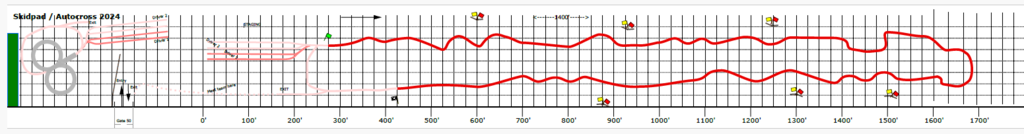
#> input picture autocross26.png, 1024 x 134 px, found by its file name
$ python trace_track.py
#> lines starting #> are read from the running program, lines starting #| are printed output that depends on the picture; after the words box and inside, x2 and y2 are one past the last pixel; in counts of white or black regions, pixels touching at a corner belong together
"""Trace the autocross26.png red course into an ordered centerline polyline,
calibrate to meters via the feet axis + the user's constraints (length <= 800 m,
longest straight <= 61 m, width <= 3.5 m), and save tracks/autocross26.json.

Verification artifacts: _tmp_track_overlay.png (trace over the image) and
_tmp_track_meters.png (the metric polyline + curvature colouring).
"""
import json
import os
import sys

import numpy as np
from PIL import Image

sys.path.insert(0, os.path.dirname(os.path.dirname(os.path.abspath(__file__))))

# usage: python tools/trace_track.py [IMG] [OUT_JSON] [TRACK_NAME]
IMG = sys.argv[1] if len(sys.argv) > 1 else 'autocross26.png'
OUT = sys.argv[2] if len(sys.argv) > 2 else 'tracks/autocross26.json'
TRACK_NAME = sys.argv[3] if len(sys.argv) > 3 else 'Autocross 2024 (FSAE)'
TAG = os.path.splitext(os.path.basename(IMG))[0]

im = np.asarray(Image.open(IMG).convert('RGB')).astype(int)
H, W, _ = im.shape
#> H = 134; W = 1024
R, G, B = im[..., 0], im[..., 1], im[..., 2]
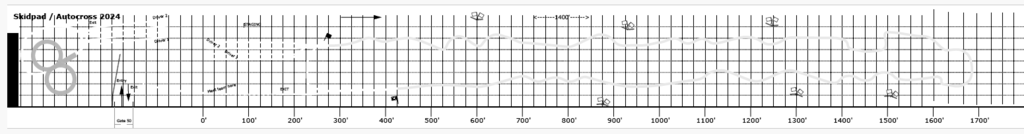
#> R: shape (134, 1024) int64; min 0, max 255, mean 231.8
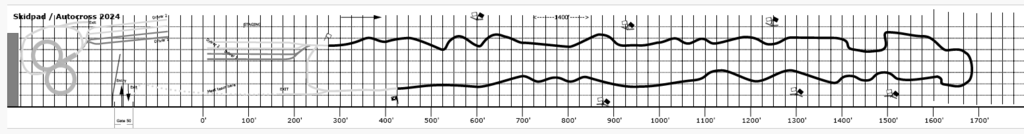
#> G: shape (134, 1024) int64; min 0, max 255, mean 225.9

# ── 1. red-stroke mask ───────────────────────────────────────────────────────
# Two regimes: clean PNG (saturated red) and JPG (compression spreads red into
# pinks, so use red-DOMINANCE rather than absolute thresholds; this also
# rejects the yellow/green cone markers where G >= R).
is_jpg = IMG.lower().endswith(('.jpg', '.jpeg'))
if is_jpg:
    mask = (R > G + 30) & (R > B + 15) & (R > 110)
else:
    mask = (R > 170) & (G < 95) & (B < 95)
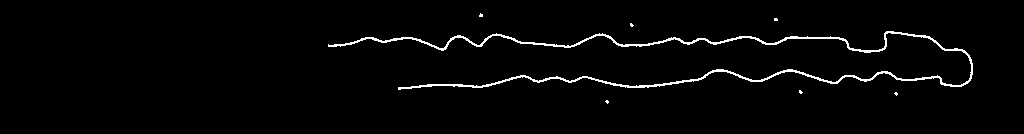
#> mask: shape (134, 1024) bool; 2.3% white in thin lines or dots, all inside (x1, y1, x2, y2) = (328, 13, 973, 104)
mask[:, :300] = False          # the left side is the skidpad / other course

# largest connected component = the course stroke
from scipy import ndimage
lab, n = ndimage.label(mask, structure=np.ones((3, 3)))
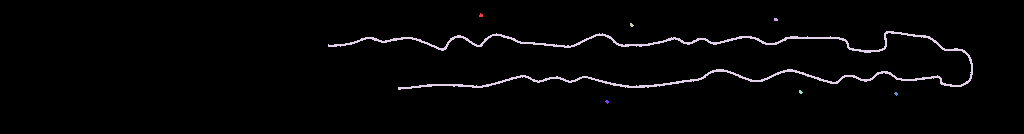
#> lab: shape (134, 1024) int32; 8 distinct labels, from 0 to 7; one colour per label, 0 black
#> n = 7
if n > 1:
    sizes = ndimage.sum(mask, lab, range(1, n + 1))
#> sizes = [12, 11, 11, 3038, 11, 10, 10]
    mask = lab == (1 + int(np.argmax(sizes)))
#> mask: shape (134, 1024) bool; 2.2% white in thin lines or dots, all inside (x1, y1, x2, y2) = (328, 31, 973, 90)
ys, xs = np.nonzero(mask)
#> ys = 3038 values from 31 to 89; xs = 3038 values, max 972 at index 1625, min 328 at index 1111, mean 674.8
print(f'red pixels: {mask.sum()}  bbox x:{xs.min()}..{xs.max()} y:{ys.min()}..{ys.max()}')
#| red pixels: 3038  bbox x:328..972 y:31..89

# ── 2. ordered walk-trace of the stroke ──────────────────────────────────────
pts = np.column_stack([xs, ys]).astype(float)
#> pts = 3038 pairs, first value 328 to 972, second value 31 to 89
alive = np.ones(len(pts), bool)

# start = red pixel nearest the green start arrow (top-left of the course)
start_guess = np.array([float(xs.min()), 40.0])
#> start_guess = [328, 40]
i0 = int(np.argmin(np.linalg.norm(pts - start_guess, axis=1)))
#> i0 = 1111
path = [pts[i0]]
#> path = [[328, 44]]
alive[np.linalg.norm(pts - pts[i0], axis=1) < 3.0] = False
direction = np.array([1.0, 0.0])

STEP_R = 6.0        # search radius per step (stroke is ~3-4 px wide)
CLEAR_R = 3.0       # pixels consumed around each accepted step
for _ in range(20000):
    cur = path[-1]
    d = np.linalg.norm(pts - cur, axis=1)
    cand = np.nonzero(alive & (d < STEP_R))[0]
    if len(cand) == 0:
        cand = np.nonzero(alive & (d < STEP_R * 2.0))[0]   # jump small gaps
        if len(cand) == 0:
            break
    # prefer candidates continuing the current direction
    vecs = pts[cand] - cur
    norms = np.linalg.norm(vecs, axis=1) + 1e-9
    score = (vecs @ direction) / norms - 0.15 * (norms / STEP_R)
    j = cand[int(np.argmax(score))]
    new = pts[j]
    v = new - cur
    nv = np.linalg.norm(v)
    if nv > 1e-9:
        direction = 0.6 * direction + 0.4 * (v / nv)
        direction /= np.linalg.norm(direction)
    path.append(new)
    alive[np.linalg.norm(pts - new, axis=1) < CLEAR_R] = False
#> this loop made 394 passes
#> (cur, norms, score, j, new, v, nv) on passes 1 to 3: ([328, 44], [3.16, 4.12, 5.1, 3.61, 4.47, 5.39], [0.87, 0.867, 0.853, 0.742, 0.783, 0.794], 1240, [331, 45], [3, 1], 3.16), ([331, 45], [3.16, 4.12, 5.1, 3, 4, 5, 3.16, 4.12, 5.1], [0.821, 0.828, 0.82, 0.917, 0.892, 0.867, 0.902, 0.89, 0.87], 1243, [334, 45], [3, 0], 3), ([334, 45], [3.16, 4.12, 5.1, 3, 4, 5], [0.842, 0.846, 0.835, 0.922, 0.897, 0.872], 1246, [337, 45], [3, 0], 3)
#> (cur, norms, j, new, v, nv, direction) on passes 16, 18, 21, 36: ([373, 37], [3.16, 3.61, 4.47, 5.39, 3.16, 3.61, 4.24, 5, 5.83], 380, [376, 38], [3, 1], 3.16, [1, 0.0142]), ([381, 40], [4, 5, 3.16, 3.16, 4.12, 5.1, 3.61, 4.47, 5.39], 787, [384, 41], [3, 1], 3.16, [0.975, 0.223]), ([390, 41], [4.24, 5, 5.83, 3.61, 4.47, 5.39, 3.16, 4.12, 5.1], 689, [394, 40], [4, -1], 4.12, [0.999, -0.0491]), ([440, 48], [5.39, 4.12, 5.1, 3, 4, 5, 3.16, 4.12, 5.1, 3.61], 1464, [443, 49], [3, 1], 3.16, [0.934, 0.358])
path = np.array(path)
print(f'traced {len(path)} path points; consumed {(~alive).sum()}/{len(pts)} red px')
#| traced 394 path points; consumed 3010/3038 red px

# ── 3. smooth + resample ─────────────────────────────────────────────────────
def smooth(p, w):
#> called with p = array of shape (394, 2), w = 9
    k = np.ones(w) / w
    out = p.copy()
    for c in range(2):
        out[:, c] = np.convolve(np.pad(p[:, c], w // 2, mode='edge'), k, 'valid')[:len(p)]
    return out

path_s = smooth(path, 9)

# ── 4. calibration: feet axis -> meters ─────────────────────────────────────
# Axis labels 0'..1700' span x ~200..985 px  =>  px/ft; refined against the
# user's constraints (course length <= 800 m, longest straight <= 61 m).
PX_PER_FT = (985.0 - 200.0) / 1700.0
M_PER_PX = 0.3048 / PX_PER_FT
xy = path_s * M_PER_PX
xy[:, 1] = -xy[:, 1]                      # image y-down -> world y-up
xy -= xy[0]                                # start at origin

seglen = np.linalg.norm(np.diff(xy, axis=0), axis=1)
length = float(seglen.sum())
print(f'raw length at axis scale: {length:.1f} m')
#| raw length at axis scale: 830.7 m
if length > 800.0:                         # respect the hard constraint
    scale = 795.0 / length
    xy *= scale
    M_PER_PX *= scale
    seglen *= scale
    length = float(seglen.sum())
    print(f'rescaled by {scale:.4f} -> {length:.1f} m')
#| rescaled by 0.9570 -> 795.0 m

# resample at 1 m
s = np.concatenate([[0.0], np.cumsum(seglen)])
s_new = np.arange(0.0, s[-1], 1.0)
xr = np.interp(s_new, s, xy[:, 0])
yr = np.interp(s_new, s, xy[:, 1])
cl = np.column_stack([xr, yr])
cl = smooth(cl, 7)

# curvature via central differences
d1 = np.gradient(cl, axis=0)
d2 = np.gradient(d1, axis=0)
num = d1[:, 0] * d2[:, 1] - d1[:, 1] * d2[:, 0]
den = (d1[:, 0] ** 2 + d1[:, 1] ** 2) ** 1.5 + 1e-12
kappa = num / den
# light smoothing of curvature (tracing noise)
k = np.ones(7) / 7
kappa = np.convolve(np.pad(kappa, 3, mode='edge'), k, 'valid')[:len(kappa)]
# Clamp to a physical floor: a course this wide can't be driven tighter than
# ~3 m radius, so anything sharper is a tracing kink (e.g. the return-to-start
# pinch), not a real corner.  Removes phantom hairpins that would stall the sim.
KAPPA_MAX = 1.0 / 3.0
kappa = np.clip(kappa, -KAPPA_MAX, KAPPA_MAX)

# longest straight (|kappa| < 1/200 m^-1 contiguous)
straight = np.abs(kappa) < (1.0 / 200.0)
best = run = 0
for v in straight:
    run = run + 1 if v else 0
    best = max(best, run)
#> this loop made 796 passes
#> v on passes 2 to 4: False, False, False
print(f'length={len(cl)} m   longest straight={best} m (limit 61)   '
      f'max |kappa|={np.abs(kappa).max():.3f}  min radius={1/np.abs(kappa).max():.1f} m')
#| length=796 m   longest straight=18 m (limit 61)   max |kappa|=0.097  min radius=10.4 m

# ── 5. save + verification renders ──────────────────────────────────────────
os.makedirs('tracks', exist_ok=True)
json.dump({
    'name': TRACK_NAME,
    'source': IMG,
    'spacing_m': 1.0,
    'width_m': 3.5,
    'x_m': [round(float(v), 3) for v in cl[:, 0]],
    'y_m': [round(float(v), 3) for v in cl[:, 1]],
    'kappa_1pm': [round(float(v), 5) for v in kappa],
}, open(OUT, 'w'))
print(f'wrote {OUT}')

import matplotlib
matplotlib.use('Agg')
import matplotlib.pyplot as plt

fig, ax = plt.subplots(figsize=(16, 3), facecolor='black')
ax.imshow(np.asarray(Image.open(IMG)))
ax.plot(path_s[:, 0], path_s[:, 1], c='cyan', lw=1.0)
ax.plot(path_s[0, 0], path_s[0, 1], 'g^', ms=8)
ax.plot(path_s[-1, 0], path_s[-1, 1], 'ws', ms=6)
ax.set_title('traced centerline over image (cyan; green=start, white=end)', color='w')
ax.axis('off')
fig.tight_layout()
fig.savefig(f'_tmp_overlay_{TAG}.png', dpi=110, facecolor='black')
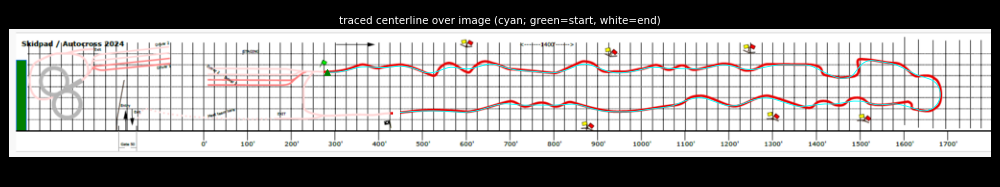
#> figure drawn by matplotlib, 1 panel

fig, ax = plt.subplots(figsize=(12, 5), facecolor='black')
ax.set_facecolor('black')
sc = ax.scatter(cl[:, 0], cl[:, 1], c=np.abs(kappa), s=3, cmap='plasma')
plt.colorbar(sc, label='|curvature| 1/m')
ax.plot(cl[0, 0], cl[0, 1], 'g^', ms=10)
ax.set_aspect('equal'); ax.tick_params(colors='gray')
ax.set_title(f'metric centerline — {len(cl)} m, longest straight {best} m', color='w')
fig.tight_layout()
fig.savefig(f'_tmp_meters_{TAG}.png', dpi=100, facecolor='black')
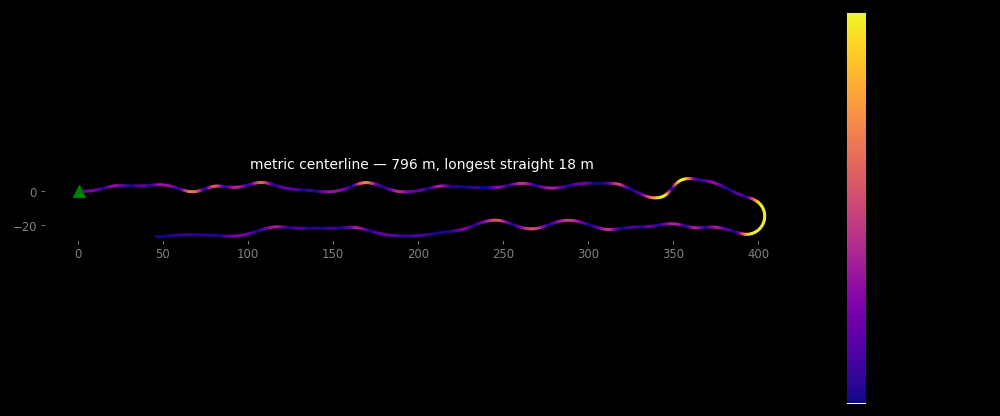
#> figure drawn by matplotlib, 2 panels
print(f'wrote _tmp_overlay_{TAG}.png + _tmp_meters_{TAG}.png')

$ run again, with autcross_2026.jpg saved as autocross26.png
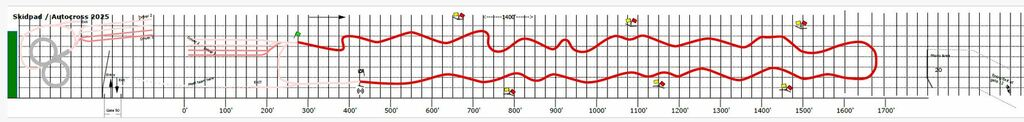
#> input picture autcross_2026.jpg, 1024 x 122 px, found by its file name
#> `mask = (R > 170) & (G < 95) & (B < 95)`:
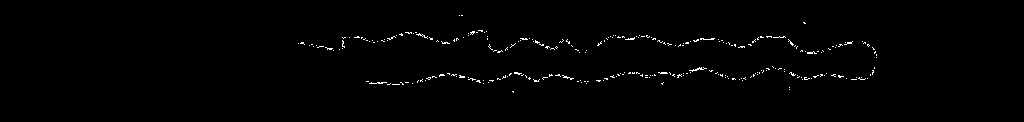
#> mask: shape (122, 1024) bool; 0.91% white in thin lines or dots, all inside (x1, y1, x2, y2) = (298, 15, 877, 93)
#> lab: shape (122, 1024) int32; 265 distinct labels, from 0 to 264
#> n = 264
#> sizes = 264 values, max 29 at index 140, min 1 at index 0, mean 4.28
#> ys = 29 values from 67 to 71; xs = 29 values, max 706 at index 10, min 689 at index 20, mean 697.6
#| red pixels: 29  bbox x:689..706 y:67..71
#> pts = 29 pairs, first value 689 to 706, second value 67 to 71
#> start_guess = [689, 40]
#> i0 = 0
#> `path = [pts[i0]]`: path = [[699, 67]]
#> the loop `for _ in range(20000):` made 6 passes
#> (cur, norms, score, j, new, v, nv) on passes 2, 4, 5: ([703, 67], [3.16], [0.87], 10, [706, 68], [3, 1], 3.16), ([696, 70], [3.16, 5, 4, 3, 4.12], [-1.02, -0.919, -0.894, -0.869, -0.726], 28, [692, 71], [-4, 1], 4.12), ([692, 71], [3.16], [-0.568], 20, [689, 70], [-3, -1], 3.16)
#> after the loop `for _ in range(20000):`: path = [[699, 67], [703, 67], [706, 68], [696, 70], [692, 71], [689, 70]]
#| traced 6 path points; consumed 29/29 red px
#> in smooth, `out = p.copy()`: out has the same summary as path outside smooth
#> after the loop in smooth, `for c in range(2):`: out = [[699.1, 67.89], [698, 68.22], [696.9, 68.56], [695.8, 68.89], [694.7, 69.22], [693.6, 69.56]]
#> path_s has the same summary as out in smooth
#> `xy = path_s * M_PER_PX`: xy = [[461.5, 44.81], [460.7, 45.03], [460, 45.25], [459.3, 45.47], [458.5, 45.69], [457.8, 45.91]]
#> `xy -= xy[0]`: xy = [[0, 0], [-0.733, -0.22], [-1.47, -0.44], [-2.2, -0.66], [-2.93, -0.88], [-3.67, -1.1]]
#> seglen = [0.766, 0.766, 0.766, 0.766, 0.766]
#> length = 3.83
#| raw length at axis scale: 3.8 m
#> s = [0, 0.766, 1.53, 2.3, 3.06, 3.83]
#> xr = [0, -0.958, -1.92, -2.87]
#> yr = [0, -0.287, -0.575, -0.862]
#> `cl = np.column_stack([xr, yr])`: cl = [[0, 0], [-0.958, -0.287], [-1.92, -0.575], [-2.87, -0.862]]
#> `cl = smooth(cl, 7)`: cl = [[-0.821, -0.246], [-1.23, -0.369], [-1.64, -0.493], [-2.05, -0.616]]
#> d1 = [[-0.41, -0.123], [-0.41, -0.123], [-0.41, -0.123], [-0.41, -0.123]]
#> d2 = [[0, -1.39e-17], [0, -1.39e-17], [0, -6.94e-18], [0, 0]]
#> num = [5.7e-18, 5.7e-18, 2.85e-18, 0]
#> den = [0.0787, 0.0787, 0.0787, 0.0787]
#> `kappa = num / den`: kappa = [7.24e-17, 7.24e-17, 3.62e-17, 0]
#> `kappa = np.convolve(np.pad(kappa, 3, mode='edge'), k, 'valid')[:len(ka..`: kappa = [5.69e-17, 4.65e-17, 3.62e-17, 2.58e-17]
#> straight = [True, True, True, True]
#> the loop `for v in straight:` made 4 passes
#| length=4 m   longest straight=4 m (limit 61)   max |kappa|=0.000  min radius=17586312500107870.0 m
#> `fig.savefig(f'_tmp_meters_{TAG}.png', dpi=100, facecolor='black')`:
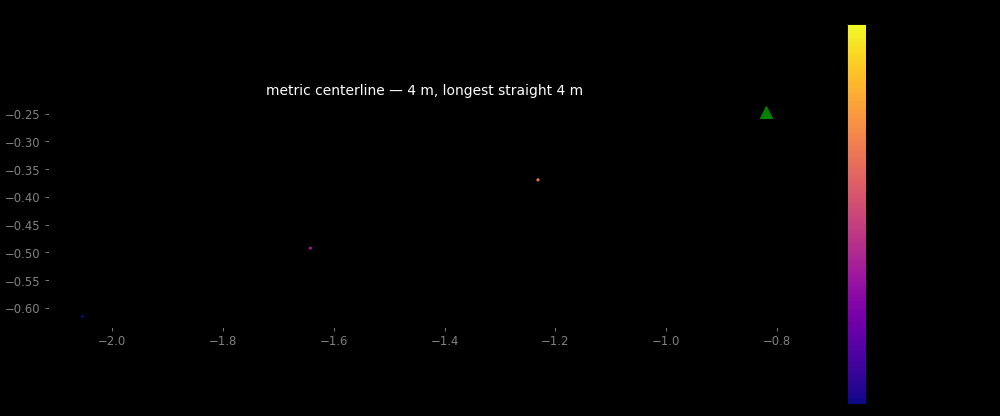
#> figure drawn by matplotlib, 2 panels
